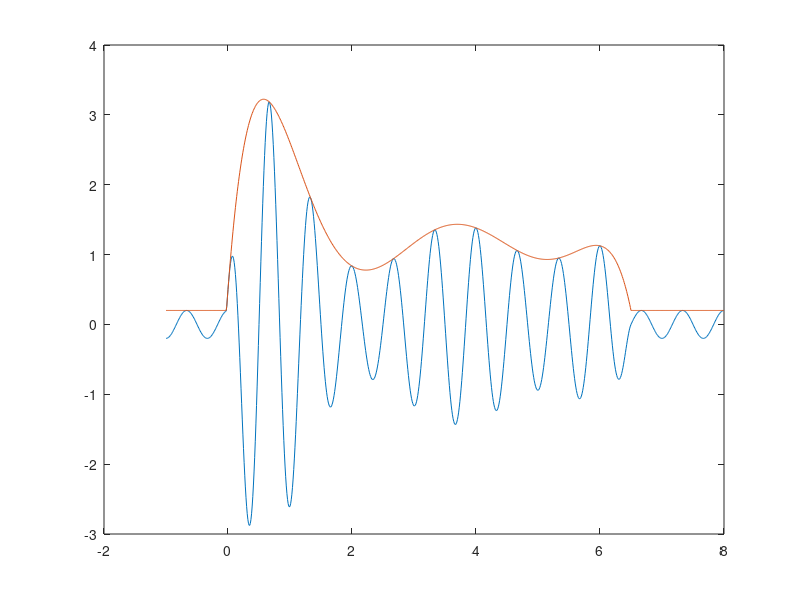

Write MATLAB code to recreate this figure.
t=[-1:0.01:8];
xp=[0 1.8 2.6 4.2 4.8 5.5 6.5];
yp=[0.5 1 0.9 1.3 1 1 0.2];
p=polyfit(xp,yp,length(xp)-1);
amp=polyval(p,t);
amp=max(amp,0.2);
f=1.5;
W=f*2*pi;
y=amp.*cos(W*t);
plot(t,y,t,amp);